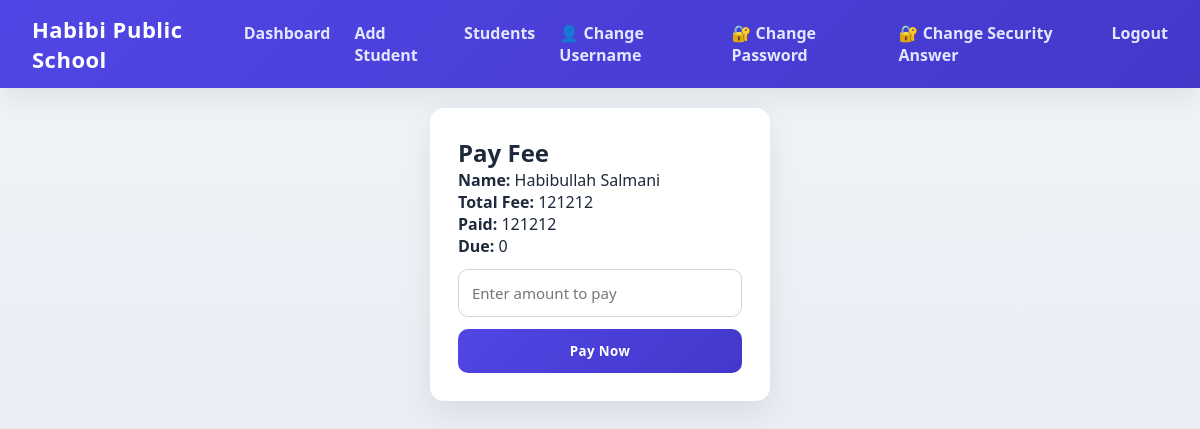
/pay-fee/1 (signed in), run on the app's committed database.
### tables this page shows
CREATE TABLE students (
            id INTEGER PRIMARY KEY AUTOINCREMENT,
            name TEXT,
            roll TEXT,
            class_name TEXT,
            phone TEXT,
            total_fee INTEGER,
            paid_fee INTEGER
        );

### app.py (the view, shortened to what this page needs)
@app.route("/pay-fee/<int:id>", methods=["GET","POST"])
@login_required
def pay_fee(id):
    conn = get_db()
    student = conn.execute(
        "SELECT * FROM students WHERE id=?",
        (id,)
    ).fetchone()
    if not student:
        conn.close()
        return redirect(url_for("students"))
    error = None
    remaining = student["total_fee"] - student["paid_fee"]
    conn.close()
    return render_template(
        "pay_fee.html",
        student=student,
        remaining=remaining,
        error=error
    )

### app.py (called while the page is built)
def get_db():
    conn = sqlite3.connect(DB_PATH)
    conn.row_factory = sqlite3.Row
    return conn

def login_required(f):
    @wraps(f)
    def decorated(*args, **kwargs):
        if "admin" not in session:
            return redirect(url_for("login"))
        return f(*args, **kwargs)
    return decorated

### templates/pay_fee.html (shortened to what this page needs)
<!DOCTYPE html>
<html>
<head>
  <link rel="stylesheet" href="/static/style.css">
</head>
<body>
{% include "navbar.html" %}
<div class="center">
  <div class="card">
    <h2>Pay Fee</h2>
    <p><b>Name:</b> {{ student.name }}</p>
    <p><b>Total Fee:</b> {{ student.total_fee }}</p>
    <p><b>Paid:</b> {{ student.paid_fee }}</p>
    <p><b>Due:</b> {{ student.total_fee - student.paid_fee }}</p>
    <form method="POST">
      <input type="number" name="amount"
             placeholder="Enter amount to pay"
             max="{{ student.total_fee - student.paid_fee }}"
             required>
      <button type="submit">Pay Now</button>
    </form>
  </div>
</div>
</body>
</html>

### static/style.css (style rules this page uses)
:root { --primary: #4f46e5; --primary-dark: #4338ca; --bg-light: #f8fafc; --bg-card: #ffffff; --text-dark: #1e293b; --text-muted: #64748b; --success: #16a34a; --danger: #dc2626; --shadow-soft: 0 10px 30px rgba(0,0,0,0.08); --radius: 14px; }
* { margin: 0; padding: 0; box-sizing: border-box; font-family: "Segoe UI", Arial, sans-serif; }
body { background: linear-gradient(180deg, #f1f5f9, #e2e8f0); color: var(--text-dark); min-height: 100vh; }
.center { display: flex; justify-content: center; align-items: center; padding: 20px; }
.card { background: var(--bg-card); padding: 28px; width: 340px; border-radius: var(--radius); box-shadow: var(--shadow-soft); animation: fadeUp 0.6s ease; }
input, select { width: 100%; padding: 13px; margin: 12px 0; border-radius: 10px; border: 1px solid #cbd5e1; font-size: 15px; transition: border 0.3s, box-shadow 0.3s; }
button { width: 100%; padding: 13px; background: linear-gradient(135deg, var(--primary), var(--primary-dark)); color: white; border: none; border-radius: 10px; font-weight: 700; cursor: pointer; letter-spacing: 0.4px; transition: transform 0.2s ease, box-shadow 0.2s ease; }

### data on the page
students: name "Habibullah Salmani", total_fee "121212", paid_fee "121212", student.total_fee-student.paid_fee "0"
